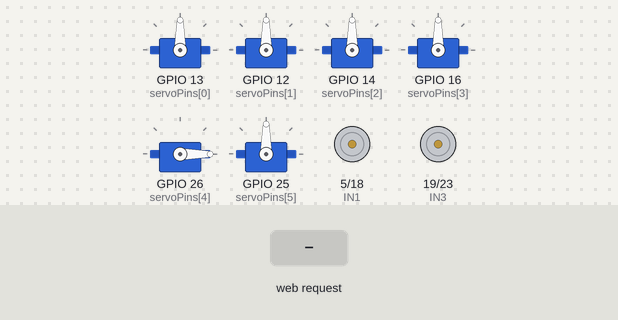
This sketch was run on a simulated ESP32. On the bench: 6 × servo, motor-driver pin pairs drawn as motors (green arrow = first pin HIGH = forward, orange = second pin HIGH = backward, longer = more drive, scaled by the enable pin). The inputs (shaded band) are chosen by the test bench. What the sketch prints to the serial monitor is not drawn.

Above: at 1.2 s.
1.3 s: HTTP request GET /forward received
At 1.8 s:
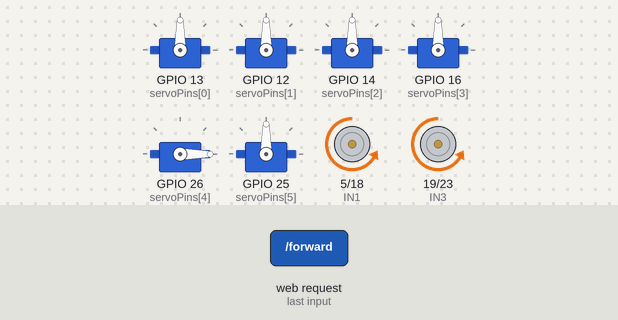
2.8 s: HTTP request GET /backward received
At 4.0 s:
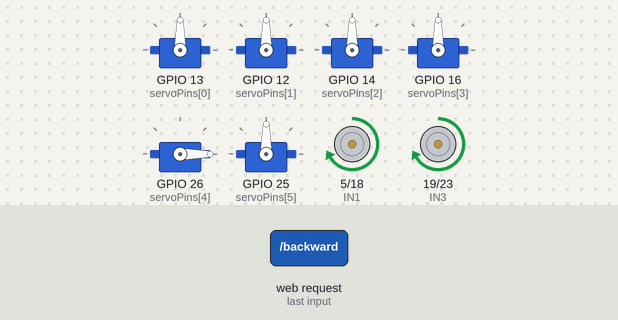
4.3 s: HTTP request GET /left received
At 5.3 s:
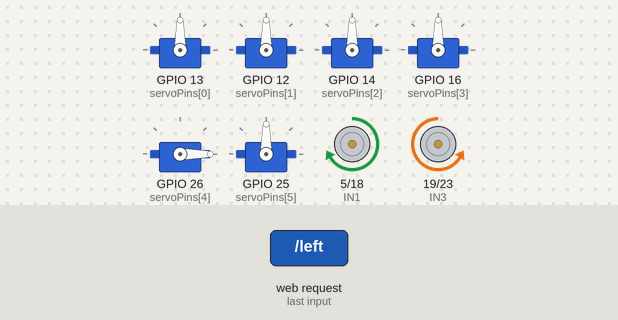
5.8 s: HTTP request GET /right received
At 6.4 s:
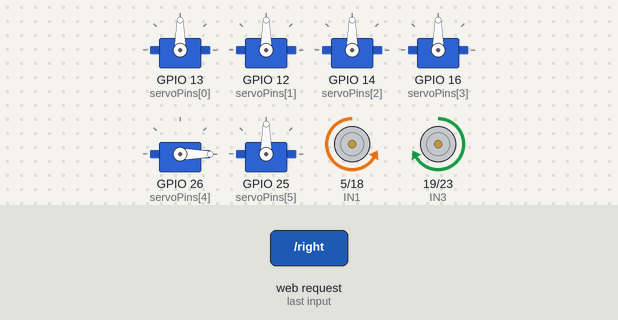
7.3 s: HTTP request GET /forward?num=1 received
At 7.6 s:
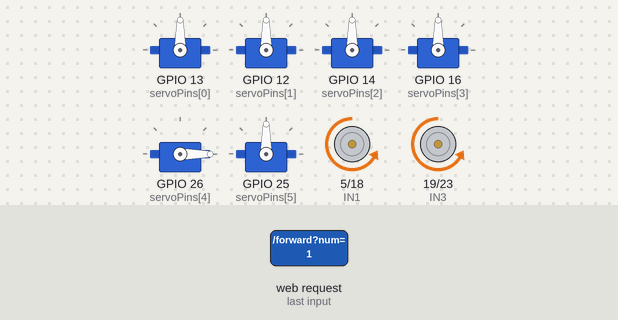
8.8 s: HTTP request GET /backward?num=1 received
At 9.9 s:
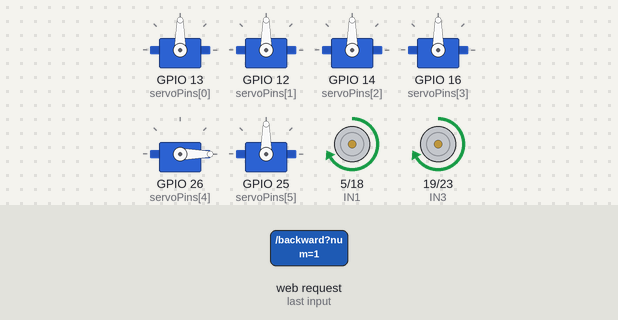
Timing chart, 0 to 11.3 s (numbered marks = the images above; inputs shaded):
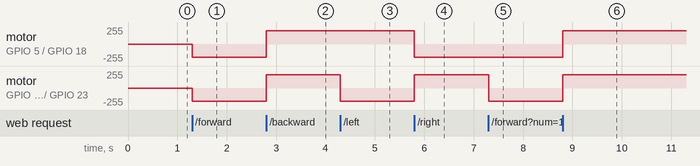

The sketch:

main.ino
```cpp
#include <WiFi.h>
#include <WebServer.h>
#include <ESP32Servo.h>

// Motor pins
const int ENA = 4;    // D10
const int IN1 = 5;    // D9
const int IN2 = 18;   // D8
const int IN3 = 19;   // D7
const int IN4 = 23;   // D6
const int ENB = 27;   // D5

const int motorSpeed = 200;

// Servo pins
const int servoPins[] = {13, 12, 14, 16, 26, 25}; // Servo 4 is pin 26
Servo servos[6];

// Create Web Server on port 80
WebServer server(80);

// HTML + CSS + JS (AJAX)
const char* htmlPage = R"rawliteral(
<!DOCTYPE html>
<html>
<head>
  <title>ESP32 Robot Control</title>
  <style>
    body { text-align: center; font-family: Arial; }
    button, input[type=range] { margin: 10px; padding: 10px 30px; font-size: 18px; }
    .servo { margin-bottom: 20px; }
  </style>
  <script>
    function sendCmd(cmd) {
      fetch("/" + cmd);
    }

    function setServo(id, val) {
      fetch(`/servo?num=${id}&angle=${val}`);
      document.getElementById("val" + id).innerText = val;
    }
  </script>
</head>
<body>
  <h2>ESP32 Robot & Servo Control</h2>
  <button onclick="sendCmd('forward')">FORWARD</button><br>
  <button onclick="sendCmd('left')">LEFT</button>
  <button onclick="sendCmd('right')">RIGHT</button><br>
  <button onclick="sendCmd('backward')">BACKWARD</button><br>
  <button onclick="sendCmd('stop')" style="background:red; color:white;">STOP</button><br><br>

  <h3>Servo Control</h3>
  %SERVO_CONTROLS%
</body>
</html>
)rawliteral";

// Dynamically create servo sliders
String getServoControls() {
  String html = "";
  for (int i = 0; i < 6; i++) {
    int minAngle = (i == 4) ? 0 : 0;
    int maxAngle = (i == 4) ? 20 : 180;
    int defaultAngle = (i == 4) ? 0 : 90;

    html += "<div class='servo'>Servo " + String(i) +
            ": <span id='val" + String(i) + "'>" + String(defaultAngle) + "</span><br>" +
            "<input type='range' min='" + String(minAngle) + "' max='" + String(maxAngle) +
            "' value='" + String(defaultAngle) +
            "' oninput='setServo(" + String(i) + ", this.value)'></div>";
  }
  return html;
}

// Motor Functions
void moveForward() {
  digitalWrite(IN1, HIGH); digitalWrite(IN2, LOW);
  digitalWrite(IN3, HIGH); digitalWrite(IN4, LOW);
  analogWrite(ENA, motorSpeed); analogWrite(ENB, motorSpeed);
  server.send(200, "text/plain", "Forward");
}

void moveBackward() {
  digitalWrite(IN1, LOW); digitalWrite(IN2, HIGH);
  digitalWrite(IN3, LOW); digitalWrite(IN4, HIGH);
  analogWrite(ENA, motorSpeed); analogWrite(ENB, motorSpeed);
  server.send(200, "text/plain", "Backward");
}

void turnLeft() {
  digitalWrite(IN1, LOW); digitalWrite(IN2, HIGH);
  digitalWrite(IN3, HIGH); digitalWrite(IN4, LOW);
  analogWrite(ENA, motorSpeed); analogWrite(ENB, motorSpeed);
  server.send(200, "text/plain", "Left");
}

void turnRight() {
  digitalWrite(IN1, HIGH); digitalWrite(IN2, LOW);
  digitalWrite(IN3, LOW); digitalWrite(IN4, HIGH);
  analogWrite(ENA, motorSpeed); analogWrite(ENB, motorSpeed);
  server.send(200, "text/plain", "Right");
}

void stopMotors() {
  digitalWrite(IN1, LOW); digitalWrite(IN2, LOW);
  digitalWrite(IN3, LOW); digitalWrite(IN4, LOW);
  analogWrite(ENA, 0); analogWrite(ENB, 0);
  server.send(200, "text/plain", "Stopped");
}

// Handle root with dynamic servo controls
void handleRoot() {
  String page = htmlPage;
  page.replace("%SERVO_CONTROLS%", getServoControls());
  server.send(200, "text/html", page);
}

// Handle servo control via AJAX
void handleServo() {
  if (server.hasArg("num") && server.hasArg("angle")) {
    int num = server.arg("num").toInt();
    int angle = server.arg("angle").toInt();
    if (num >= 0 && num < 6) {
      if (num == 4) {
        angle = constrain(angle, 0, 20); // Limit servo 4 to 0–20 degrees
      } else {
        angle = constrain(angle, 0, 180);
      }
      servos[num].write(angle);
      server.send(200, "text/plain", "Servo updated");
    } else {
      server.send(400, "text/plain", "Invalid servo");
    }
  } else {
    server.send(400, "text/plain", "Missing parameters");
  }
}

void setup() {
  Serial.begin(115200);

  // Motor pin setup
  pinMode(ENA, OUTPUT); pinMode(IN1, OUTPUT); pinMode(IN2, OUTPUT);
  pinMode(IN3, OUTPUT); pinMode(IN4, OUTPUT); pinMode(ENB, OUTPUT);

  // Servo setup
  for (int i = 0; i < 6; i++) {
    servos[i].attach(servoPins[i]);
    if (i == 4)
      servos[i].write(0); // Servo 4 starts at 0°
    else
      servos[i].write(90); // Others center at 90°
  }

  // WiFi Access Point
  WiFi.softAP("ROBOT_AP", "12345678");
  Serial.println("Access Point: Robot-AP");
  Serial.println("Visit: http://192.168.4.1");

  // Route setup
  server.on("/", handleRoot);
  server.on("/forward", moveBackward);
  server.on("/backward", moveForward);
  server.on("/left", turnRight);
  server.on("/right", turnLeft);
  server.on("/stop", stopMotors);
  server.on("/servo", handleServo);
  server.begin();
}

void loop() {
  server.handleClient();
}
```

Measured:
- after the input at 1.3 s, motor on GPIO 5 (IN1) / GPIO 18 (IN2), motor on GPIO 19 (IN3) / GPIO 23 (IN4): stopped → backward 200/255 at once
- after the input at 2.8 s, motor on GPIO 5 (IN1) / GPIO 18 (IN2), motor on GPIO 19 (IN3) / GPIO 23 (IN4): backward 200/255 → forward 200/255 at once
- after the input at 4.3 s, motor on GPIO 19 (IN3) / GPIO 23 (IN4): forward 200/255 → backward 200/255 at once
- after the input at 5.8 s, motor on GPIO 5 (IN1) / GPIO 18 (IN2): forward 200/255 → backward 200/255 at once; motor on GPIO 19 (IN3) / GPIO 23 (IN4): backward 200/255 → forward 200/255 at once
- after the input at 7.3 s, motor on GPIO 19 (IN3) / GPIO 23 (IN4): forward 200/255 → backward 200/255 at once
- after the input at 8.8 s, motor on GPIO 5 (IN1) / GPIO 18 (IN2), motor on GPIO 19 (IN3) / GPIO 23 (IN4): backward 200/255 → forward 200/255 at once
